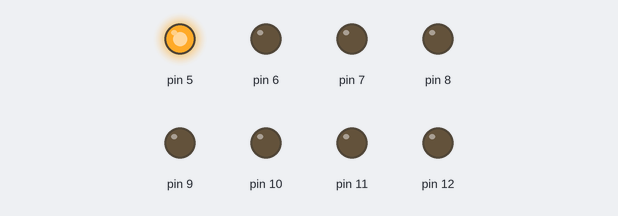
Bench run of a sketch on a simulated Arduino Uno, built with avr-gcc and run on an emulated ATmega328P. Parts: output pins drawn as LEDs (lit = HIGH).

Above: at 0.1 s.
At 0.9 s:
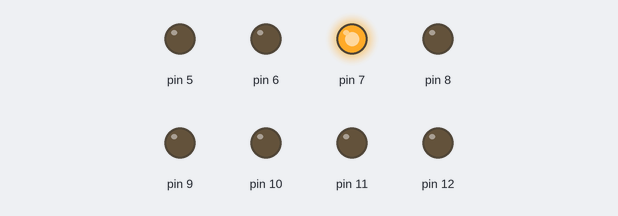
At 1.9 s:
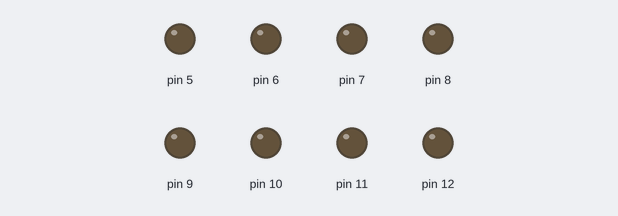
At 4.1 s:
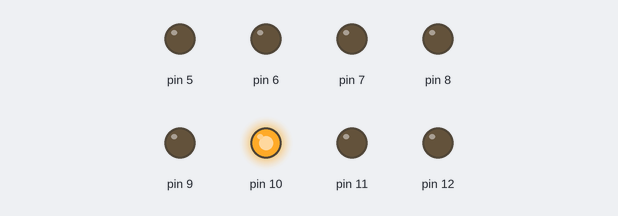
At 5.7 s:
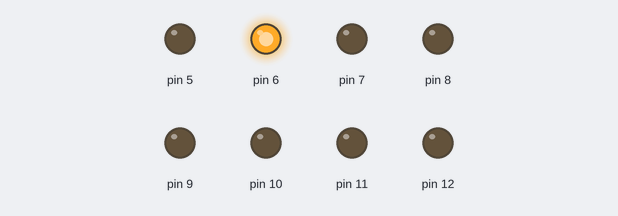
At 8.1 s:
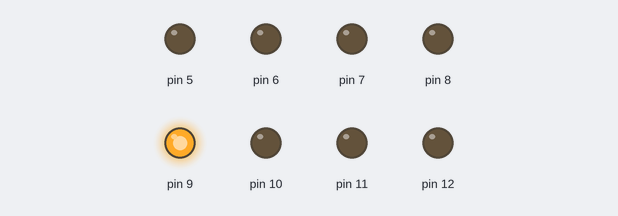
Timing chart, 0 to 8.4 s (numbered marks = the images above):
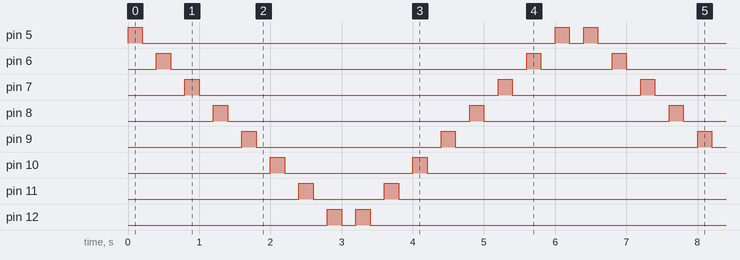

The sketch:

Lab8ledfor.ino
```cpp
void setup() {
  // initialize digital pin LED_BUILTIN as an output.
  pinMode(5, OUTPUT);
  pinMode(6, OUTPUT);
  pinMode(7, OUTPUT);
  pinMode(8, OUTPUT);
  pinMode(9, OUTPUT);
  pinMode(10, OUTPUT);
  pinMode(11, OUTPUT);
  pinMode(12, OUTPUT);
}

// the loop function runs over and over again forever
void loop() {
  for(int i=5;i<13;i++){
  digitalWrite(i, HIGH);  // turn the LED on (HIGH is the voltage level)
  delay(200);
  digitalWrite(i, LOW);   // turn the LED off by making the voltage LOW
  delay(200);
  }
  for(int i=5;i<13;i++){
  int a=17-i;
  digitalWrite(a, HIGH);  // turn the LED on (HIGH is the voltage level)
  delay(200);
  digitalWrite(a, LOW);   // turn the LED off by making the voltage LOW
  delay(200);
  }

}
```

Measured:
- by itself, pin 5: repeats every 6.4 s: LOW 5.8 s, HIGH 0.20 s, LOW 0.20 s, HIGH 0.20 s
- by itself, pin 6: repeats every 6.4 s: LOW 5.0 s, HIGH 0.20 s, LOW 1.0 s, HIGH 0.20 s
- by itself, pin 7: repeats every 6.4 s: LOW 4.2 s, HIGH 0.20 s, LOW 1.8 s, HIGH 0.20 s
- by itself, pin 8: repeats every 6.4 s: LOW 3.4 s, HIGH 0.20 s, LOW 2.6 s, HIGH 0.20 s
- by itself, pin 9: repeats every 6.4 s: LOW 2.6 s, HIGH 0.20 s, LOW 3.4 s, HIGH 0.20 s
- by itself, pin 10: repeats every 6.4 s: LOW 1.8 s, HIGH 0.20 s, LOW 4.2 s, HIGH 0.20 s
- by itself, pin 11: repeats every 6.4 s: LOW 1.0 s, HIGH 0.20 s, LOW 5.0 s, HIGH 0.20 s
- by itself, pin 12: repeats every 6.4 s: LOW 0.20 s, HIGH 0.20 s, LOW 5.8 s, HIGH 0.20 s
